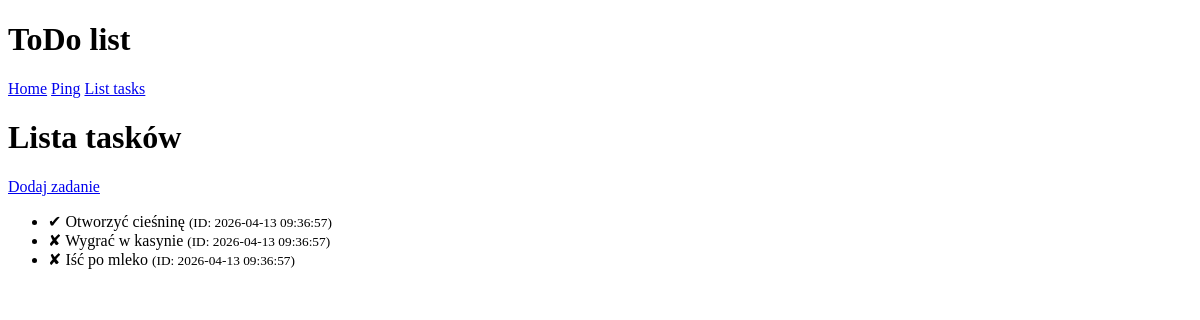
/list, run on an earlier commit of the app's database.
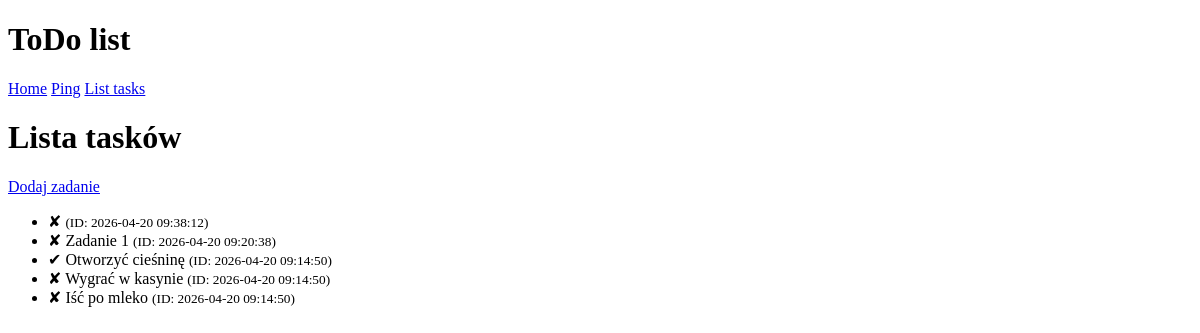
And on a later commit of the database.
### tables this page shows
CREATE TABLE tasks(
    id INTEGER PRIMARY KEY AUTOINCREMENT,
    title TEXT NOT NULL,
    done INTEGER NOT NULL DEFAULT 0 CHECK (done IN (0, 1)),
    created_at TEXT NOT NULL DEFAULT (datetime('now'))
);

### app.py (the view)
@app.route('/list')
def list():
    db = get_db()
    tasks = db.execute("SELECT id, title, done, created_at FROM tasks ORDER BY created_at DESC").fetchall()
    return render_template('list.html', tasks=tasks)

### app.py (called while the page is built)
def get_db():
    if 'db' not in g:
        conn = sqlite3.connect(DATABASE)
        conn.row_factory = sqlite3.Row
        conn.execute("PRAGMA foreign_keys = ON")
        g.db = conn
    return g.db

### templates/list.html (shortened to what this page needs)
{% extends "index.html" %}
{% block content %}
    <h1>Lista tasków</h1>
    <a href="{{ url_for('add_task') }}">Dodaj zadanie</a>
    {% if tasks|length == 0 %}
        <p>Brak tasków do wyświetlenia.</p>
    {% else %}
        <ul>
            {% for task in tasks %}
                <li>
                    {% if task["done"] == 1 %}
                        ✔ {{ task["title"] }}
                    {% else %}
                        ✘ {{ task["title"] }}
                    {% endif %}
                    <small>(ID: {{ task["created_at"] }})</small>
                </li>
            {% endfor %}
        </ul>
    {% endif %}
{% endblock %}

### templates/index.html (shortened to what this page needs)
<!DOCTYPE html>
<html lang="en">
<head>
</head>
<body>
    <h1>ToDo list</h1>
    <a href="{{ url_for('index') }}">Home</a>
    <a href="{{ url_for('ping') }}">Ping</a>
    <a href="{{ url_for('list') }}">List tasks</a>
    <header>
    {% block content %}{% endblock %}
    </header>
</body>
</html>

What changed in the data, as far as the page shows it:
added tasks: created_at "2026-04-20 09:38:12"
added tasks: title "Zadanie 1", created_at "2026-04-20 09:20:38"
changed tasks "Otworzyć cieśninę": created_at "2026-04-13 09:36:57" → "2026-04-20 09:14:50"
changed tasks "Wygrać w kasynie": created_at "2026-04-13 09:36:57" → "2026-04-20 09:14:50"
changed tasks "Iść po mleko": created_at "2026-04-13 09:36:57" → "2026-04-20 09:14:50"
